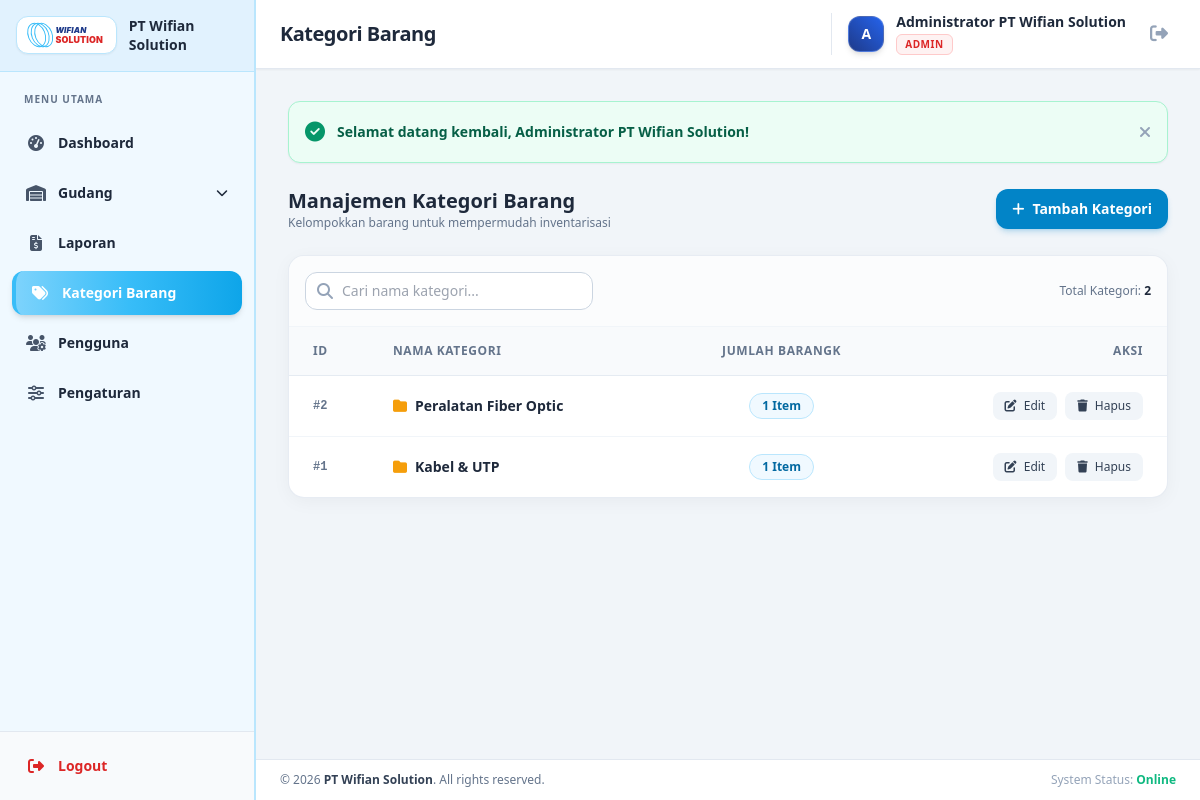
/pages/kategori.php (signed in), run on the app's committed database.
### tables this page shows
CREATE TABLE `settings` (
  `id` INT AUTO_INCREMENT PRIMARY KEY,
  `nama_toko` VARCHAR(150) NOT NULL,
  `logo` VARCHAR(255) DEFAULT NULL,
  `alamat` TEXT DEFAULT NULL,
  `telepon` VARCHAR(50) DEFAULT NULL,
  `email` VARCHAR(100) DEFAULT NULL
);

CREATE TABLE `categories` (
  `id` INT AUTO_INCREMENT PRIMARY KEY,
  `nama_kategori` VARCHAR(100) NOT NULL UNIQUE,
  `created_at` DATETIME DEFAULT CURRENT_TIMESTAMP
);

### includes/auth.php (called while the page is built, shortened)
<?php
function e($str) {
    return htmlspecialchars($str ?? '', ENT_QUOTES, 'UTF-8');
}
function getStoreSettings() {
    static $settings = null;
    if ($settings === null) {
        try {
            $pdo = getDBConnection();
            $stmt = $pdo->query("SELECT * FROM settings WHERE id = 1 LIMIT 1");
            $settings = $stmt->fetch();
        } catch (Exception $e) {
            $settings = [
                'nama_toko' => 'PT Wifian Solution',
                'logo' => '',
                'alamat' => '',
                'telepon' => '',
                'email' => ''
            ];
        }
    }
    return $settings;
}

### pages/kategori.php (the view, shortened to what this page needs)
<?php
require_once __DIR__ . '/../includes/header.php';
$pdo = getDBConnection();
$categories = $pdo->query("
    SELECT c.*, COUNT(p.id) as total_produk
    FROM categories c
    LEFT JOIN products p ON c.id = p.kategori_id
    GROUP BY c.id
    ORDER BY c.id DESC
")->fetchAll();
?>
<div class="flex flex-col sm:flex-row items-start sm:items-center justify-between gap-4 mb-6">
    <div>
        <h2 class="text-xl font-bold text-slate-800">Manajemen Kategori Barang</h2>
        <p class="text-xs text-slate-500">Kelompokkan barang untuk mempermudah inventarisasi</p>
    </div>
    <button onclick="openModal('modalAddCategory')" class="inline-flex items-center gap-2 bg-sky-600 hover:bg-sky-700 text-white font-semibold text-sm px-4 py-2.5 rounded-xl shadow-md shadow-sky-600/20 transition-all">
        <i class="fa-solid fa-plus"></i>
        <span>Tambah Kategori</span>
    </button>
</div>
<div class="bg-white rounded-2xl border border-slate-200/80 shadow-subtle overflow-hidden">
    <div class="p-4 border-b border-slate-100 flex flex-col sm:flex-row gap-3 justify-between items-center bg-slate-50/50">
        <div class="relative w-full sm:w-72">
            <span class="absolute inset-y-0 left-0 flex items-center pl-3 text-slate-400">
                <i class="fa-solid fa-magnifying-glass"></i>
            </span>
            <input type="text" id="searchKategori" onkeyup="filterTable('searchKategori', 'tableKategori')" placeholder="Cari nama kategori..." class="w-full pl-9 pr-4 py-2 text-sm bg-white border border-slate-300 rounded-xl focus:outline-none focus:ring-2 focus:ring-sky-500">
        </div>
        <div class="text-xs text-slate-500">
            Total Kategori: <strong class="text-slate-800 font-bold"><?= count($categories) ?></strong>
        </div>
    </div>
    <div class="overflow-x-auto">
        <table id="tableKategori" class="w-full text-left text-sm text-slate-600">
            <thead class="bg-slate-50 text-xs uppercase tracking-wider text-slate-500 font-semibold border-b border-slate-200/80">
                <tr>
                    <th class="px-6 py-4 w-20">ID</th>
                    <th class="px-6 py-4">Nama Kategori</th>
                    <th class="px-6 py-4 text-center">Jumlah Barangk</th>
                    <th class="px-6 py-4 text-right">Aksi</th>
                </tr>
            </thead>
            <tbody class="divide-y divide-slate-100">
                <?php if (empty($categories)): ?>
                    <tr>
                        <td colspan="4" class="px-6 py-10 text-center text-slate-400 text-sm">
                            Belum ada data kategori. Klik <strong>Tambah Kategori</strong> untuk menambah.
                        </td>
                    </tr>
                <?php else: ?>
                    <?php foreach ($categories as $cat): ?>
                        <tr class="hover:bg-slate-50/80 transition-colors">
                            <td class="px-6 py-4 font-mono text-xs font-bold text-slate-500">
                                #<?= e($cat['id']) ?>
                            </td>
                            <td class="px-6 py-4 font-semibold text-slate-800">
                                <i class="fa-solid fa-folder text-amber-500 mr-2"></i><?= e($cat['nama_kategori']) ?>
                            </td>
                            <td class="px-6 py-4 text-center">
                                <span class="inline-block px-3 py-1 rounded-full text-xs font-semibold bg-sky-50 text-sky-700 border border-sky-200">
                                    <?= number_format($cat['total_produk']) ?> Item
                                </span>
                            </td>
                            <td class="px-6 py-4 text-right whitespace-nowrap">
                                <div class="inline-flex gap-2">
                                    <button onclick="editCategory(<?= $cat['id'] ?>, '<?= e(addslashes($cat['nama_kategori'])) ?>')" class="px-3 py-1.5 rounded-lg text-xs font-medium bg-slate-100 hover:bg-sky-50 text-slate-700 hover:text-sky-600 transition-colors" title="Edit">
                                        <i class="fa-solid fa-pen-to-square mr-1"></i> Edit
                                    </button>
                                    <form action="../actions/kategori_action.php" method="POST" inline onsubmit="return confirm('Apakah Anda yakin ingin menghapus kategori ini?');" class="inline">
                                        <button type="submit" class="px-3 py-1.5 rounded-lg text-xs font-medium bg-slate-100 hover:bg-rose-50 text-slate-700 hover:text-rose-600 transition-colors" title="Hapus">
                                            <i class="fa-solid fa-trash mr-1"></i> Hapus
                                        </button>
                                    </form>
                                </div>
                            </td>
                        </tr>
                    <?php endforeach; ?>
                <?php endif; ?>
            </tbody>
        </table>
    </div>
</div>
<?php include __DIR__ . '/../includes/footer.php'; ?>

### includes/sidebar.php (shortened to what this page needs)
<?php
$currentPage = basename($_SERVER['PHP_SELF']);
$userRole    = $_SESSION['role'] ?? 'Admin';
$settings    = getStoreSettings();
$stokRusakItems = [
    ['key' => 'jenis_barang.php',  'label' => 'Jenis Barang',  'icon' => 'fa-boxes-stacked'],
    ['key' => 'riwayat_masuk.php', 'label' => 'Riwayat Masuk', 'icon' => 'fa-right-to-bracket'],
    ['key' => 'riwayat_keluar.php','label' => 'Riwayat Keluar','icon' => 'fa-right-from-bracket'],
];
$isStokRusakActive = in_array($currentPage, array_column($stokRusakItems, 'key'));
$gudangSubItems = [
    ['key' => 'produk.php', 'label' => 'Produk', 'icon' => 'fa-boxes-stacked', 'roles' => ['Admin', 'Warehouse']],
    ['key' => 'barang_masuk.php', 'label' => 'Barang Masuk', 'icon' => 'fa-download', 'roles' => ['Admin', 'NOC']],
    ['key' => 'barang_keluar.php', 'label' => 'Barang Keluar', 'icon' => 'fa-upload', 'roles' => ['Admin', 'NOC']],
    ['key' => 'stok_opname.php', 'label' => 'Stok Opname', 'icon' => 'fa-clipboard-check', 'roles' => ['Admin', 'User']],
];
$allowedGudangItems = array_filter($gudangSubItems, function($item) use ($userRole) {
    return in_array($userRole, $item['roles']);
});
$isGudangActive = in_array($currentPage, array_column($gudangSubItems, 'key')) || $isStokRusakActive;
$menuItems = [
    ['key' => 'dashboard.php', 'label' => 'Dashboard', 'icon' => 'fa-gauge-high', 'roles' => ['Admin', 'Warehouse', 'User', 'NOC']],
    ['key' => 'laporan.php', 'label' => 'Laporan', 'icon' => 'fa-file-invoice-dollar', 'roles' => ['Admin', 'Warehouse']],
    ['key' => 'kategori.php', 'label' => 'Kategori Barang', 'icon' => 'fa-tags', 'roles' => ['Admin', 'Warehouse']],
    ['key' => 'pengguna.php', 'label' => 'Pengguna', 'icon' => 'fa-users-gear', 'roles' => ['Admin']],
    ['key' => 'pengaturan.php', 'label' => 'Pengaturan', 'icon' => 'fa-sliders', 'roles' => ['Admin']],
];
?>
<aside id="sidebar" class="w-64 bg-sky-50 text-slate-900 flex flex-col fixed lg:static inset-y-0 left-0 z-50 transform -translate-x-full lg:translate-x-0 transition-transform duration-300 ease-in-out shadow-lg lg:shadow-none border-r-2 border-sky-200">
    <div class="p-4 border-b border-sky-200 flex items-center gap-3 bg-sky-100/90">
        <div class="bg-white px-2 py-1 rounded-xl shadow-sm flex-shrink-0 border border-sky-200">
            <img src="../assets/images/logo.svg" alt="Logo PT Wifian Solution" class="h-7 w-auto mx-auto">
        </div>
        <div class="flex-1 min-w-0">
            <h1 class="text-sm font-extrabold text-slate-800 leading-snug break-words">
                <?= e($settings['nama_toko']) ?>
            </h1>
        </div>
    </div>
    <nav class="flex-1 px-3 py-5 space-y-1.5 overflow-y-auto">
        <div class="px-3 pb-2 text-[10px] font-black text-slate-500 uppercase tracking-widest">Menu Utama</div>
        <?php foreach ($menuItems as $item): ?>
            <?php if ($item['key'] === 'laporan.php' && (!empty($allowedGudangItems) || $isStokRusakActive)): ?>
                <div x-data="{ openGudang: <?= $isGudangActive ? 'true' : 'false' ?>, openRusak: <?= $isStokRusakActive ? 'true' : 'false' ?> }" class="space-y-1">
                    <button type="button" @click="openGudang = !openGudang"
                            class="w-full flex items-center justify-between px-3.5 py-2.5 rounded-xl text-sm font-semibold transition-all duration-300 group <?= $isGudangActive ? 'bg-sky-200/70 text-sky-900 font-extrabold' : 'text-slate-800 hover:bg-sky-100/60' ?>">
                        <div class="flex items-center gap-3">
                            <i class="fa-solid fa-warehouse w-5 text-center text-base <?= $isGudangActive ? 'text-sky-700' : 'text-slate-600 group-hover:text-sky-600' ?>"></i>
                            <span>Gudang</span>
                        </div>
                        <i class="fa-solid fa-chevron-down text-xs transition-transform duration-300" :class="openGudang ? 'rotate-180' : 'rotate-0'"></i>
                    </button>
                </div>
            <?php endif; ?>
            <?php if (in_array($userRole, $item['roles'])): ?>
                <?php $isActive = ($currentPage === $item['key']); ?>
                <a href="<?= $item['key'] ?>" class="flex items-center gap-3 px-3.5 py-2.5 rounded-xl text-sm font-semibold transition-all duration-200 group relative <?= $isActive ? 'bg-gradient-to-r from-sky-300 via-sky-400 to-sky-500 text-white font-extrabold shadow-md border-l-4 border-sky-400' : 'text-slate-800 hover:text-slate-900 hover:bg-sky-100/60' ?>">
                    <i class="fa-solid <?= $item['icon'] ?> w-5 text-center text-base <?= $isActive ? 'text-white' : 'text-slate-600 group-hover:text-sky-500' ?>"></i>
                    <span><?= e($item['label']) ?></span>
                </a>
            <?php endif; ?>
        <?php endforeach; ?>
    </nav>
    <div class="p-3 border-t border-slate-200 bg-slate-50">
        <a href="../logout.php" onclick="return confirm('Apakah Anda yakin ingin keluar?');" class="flex items-center gap-3 px-3.5 py-2.5 rounded-xl text-sm font-bold text-red-600 hover:bg-red-100 hover:text-red-700 transition-colors">
            <i class="fa-solid fa-right-from-bracket w-5 text-center text-base"></i>
            <span>Logout</span>
        </a>
    </div>
</aside>

### includes/footer.php (shortened to what this page needs)
<?php
$settings = getStoreSettings();
?>
        </main>
        <footer class="no-print bg-white border-t border-slate-200 py-3 px-6 text-center sm:text-left text-xs text-slate-500 flex flex-col sm:flex-row justify-between items-center gap-2">
            <div>
                &copy; <?= date('Y') ?> <strong class="text-slate-700"><?= e($settings['nama_toko']) ?></strong>. All rights reserved.
            </div>
            <div class="flex items-center gap-4 text-slate-400">
                <span>System Status: <span class="text-emerald-500 font-semibold">Online</span></span>
            </div>
        </footer>
    </div>
</div>
</body>
</html>

### assets/css/custom.css (style rules this page uses)
:root { --wifian-navy: #333; --wifian-blue: #333; --wifian-sky: #333; --wifian-cyan: #333; --wifian-red: #333; }
body { font-family: 'Inter', sans-serif; background-color: #f8fafc; }
.shadow-subtle { box-shadow: 0 4px 20px -2px rgba(15, 23, 42, 0.05); }

### data on the page
settings: nama_toko "PT Wifian Solution"
categories: id "2", nama_kategori "Peralatan Fiber Optic", total_produk "1"
categories: id "1", nama_kategori "Kabel & UTP", total_produk "1"

### other printed values
$item['label'] "Dashboard"
$item['label'] "Laporan"
$item['label'] "Kategori Barang"
$item['label'] "Pengguna"
$item['label'] "Pengaturan"
$pageTitle "Kategori Barang"
substr($currentUser, 0, 1) "A"
$currentUser "Administrator PT Wifian Solution"
$currentRole "ADMIN"
$flash['message'] "Selamat datang kembali, Administrator PT Wifian Solution!"
count($categories) "2"
